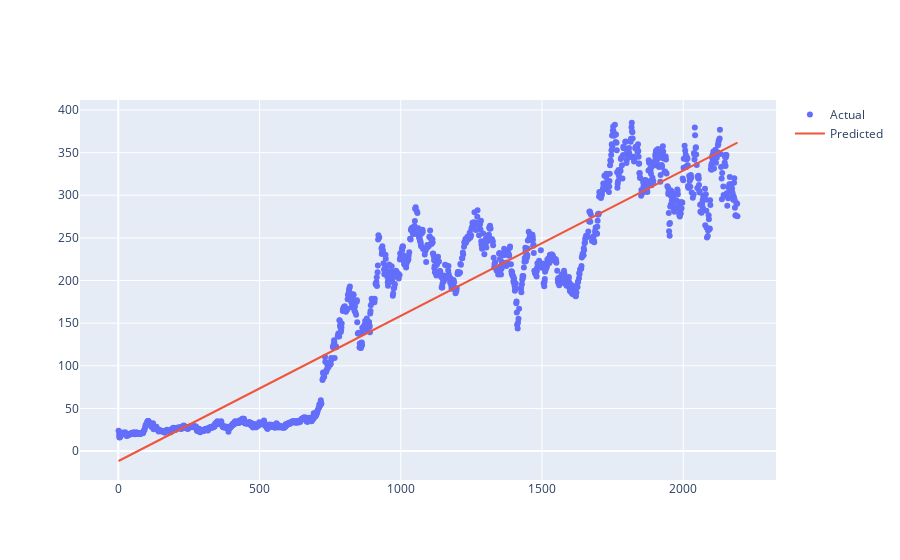

Here is the notebook cell this chart was saved with:
### Code cell
fig2 = go.Figure(tesla_data)
fig2.show()

### Figure 1 — Plotly figure (JSON) as saved in the notebook; plotly's stock layout.template omitted (floating-point values rounded to 4 significant figures; data arrays with more than 128 entries replaced by an {"elided": "..."} marker saying what was removed)
{"data": [{"mode": "markers", "name": "Actual", "type": "scatter", "x": {"elided": "1535 int values"}, "y": {"elided": "1535 float values"}}, {"mode": "lines", "name": "Predicted", "type": "scatter", "x": {"elided": "1535 int values"}, "y": {"elided": "1535 float values"}}], "layout": {}}
